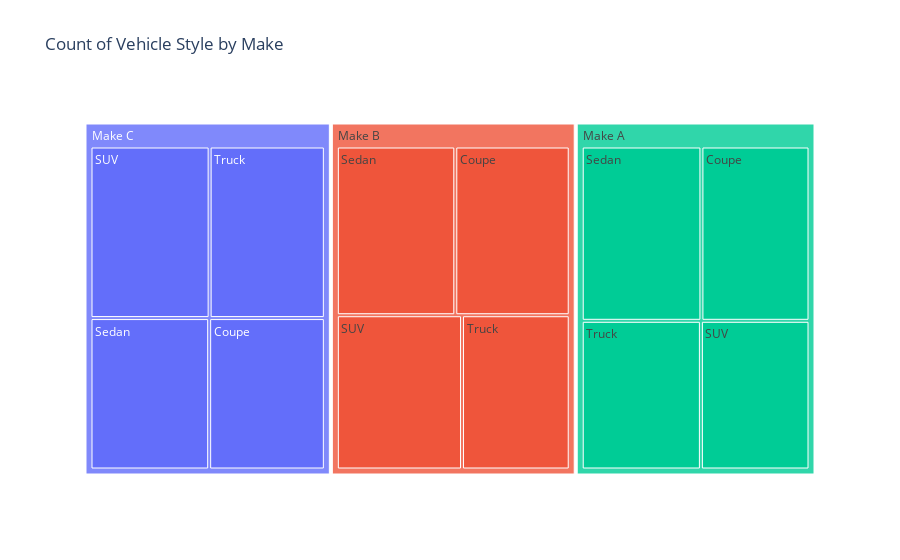

Notebook cell for this chart:
### Code cell
import pandas as pd
import matplotlib.pyplot as plt
import seaborn as sns
import plotly.express as px
import numpy as np

# Sample DataFrame for demonstration purposes
np.random.seed(0)
df = pd.DataFrame({
    'Vehicle Size': np.random.choice(['Small', 'Medium', 'Large'], 1000),
    'Engine HP': np.random.normal(150, 50, 1000).astype(int),
    'Engine Cylinders': np.random.choice([4, 6, 8], 1000),
    'MSRP': np.random.normal(30000, 10000, 1000).astype(int),
    'Popularity': np.random.randint(1, 100, 1000),
    'Driven Wheels': np.random.choice(['FWD', 'RWD', 'AWD'], 1000),
    'Year': np.random.randint(2000, 2024, 1000),
    'Vehicle Style': np.random.choice(['Sedan', 'SUV', 'Truck', 'Coupe'], 1000),
    'Make': np.random.choice(['Make A', 'Make B', 'Make C'], 1000),
})

# 1. Bar Graph: Average MSRP by Vehicle Size
plt.figure(figsize=(10, 6))
sns.barplot(x='Vehicle Size', y='MSRP', data=df.groupby('Vehicle Size').agg({'MSRP': 'mean'}).reset_index())
plt.title('Average MSRP by Vehicle Size')
plt.ylabel('Average MSRP')
plt.xlabel('Vehicle Size')
plt.show()

# 2. Histogram: Distribution of Engine HP
plt.figure(figsize=(10, 6))
plt.hist(df['Engine HP'], bins=30, edgecolor='black')
plt.title('Distribution of Engine HP')
plt.xlabel('Engine HP')
plt.ylabel('Frequency')
plt.show()

# 3. Pie Chart: Distribution of Vehicle Sizes
plt.figure(figsize=(8, 8))
size_distribution = df['Vehicle Size'].value_counts()
plt.pie(size_distribution, labels=size_distribution.index, autopct='%1.1f%%', startangle=140)
plt.title('Distribution of Vehicle Sizes')
plt.show()

# 4. Line Graph: Highway MPG over the Year for a specific Driven Wheels
# Assuming 'Highway MPG' column is in the DataFrame
df['Highway MPG'] = np.random.uniform(20, 40, 1000).astype(int)  # Example data
plt.figure(figsize=(12, 6))
for wheel_type in df['Driven Wheels'].unique():
    subset = df[df['Driven Wheels'] == wheel_type]
    yearly_avg = subset.groupby('Year')['Highway MPG'].mean()
    plt.plot(yearly_avg.index, yearly_avg.values, label=wheel_type)
plt.title('Highway MPG over the Year by Driven Wheels')
plt.xlabel('Year')
plt.ylabel('Average Highway MPG')
plt.legend(title='Driven Wheels')
plt.show()

# 5. Scatter Plot: Engine Cylinders vs. Popularity
plt.figure(figsize=(10, 6))
sns.scatterplot(x='Engine Cylinders', y='Popularity', data=df)
plt.title('Engine Cylinders vs. Popularity')
plt.xlabel('Engine Cylinders')
plt.ylabel('Popularity')
plt.show()

# 6. Bubble Chart: Engine HP vs. MSRP with bubble size based on Popularity
plt.figure(figsize=(12, 8))
plt.scatter(df['Engine HP'], df['MSRP'], s=df['Popularity'], alpha=0.5)
plt.title('Engine HP vs. MSRP with Bubble Size based on Popularity')
plt.xlabel('Engine HP')
plt.ylabel('MSRP')
plt.show()

# 7. Violin Plot: Distribution of MSRP by Vehicle Size
plt.figure(figsize=(10, 6))
sns.violinplot(x='Vehicle Size', y='MSRP', data=df)
plt.title('Distribution of MSRP by Vehicle Size')
plt.xlabel('Vehicle Size')
plt.ylabel('MSRP')
plt.show()

# 8. Box Plot: Distribution of Engine HP by Vehicle Size
plt.figure(figsize=(10, 6))
sns.boxplot(x='Vehicle Size', y='Engine HP', data=df)
plt.title('Distribution of Engine HP by Vehicle Size')
plt.xlabel('Vehicle Size')
plt.ylabel('Engine HP')
plt.show()

# 9. Area Chart: Cumulative count of vehicles over the years
df['Count'] = 1
df_cumulative = df.groupby('Year').sum().cumsum()
plt.figure(figsize=(12, 6))
plt.fill_between(df_cumulative.index, df_cumulative['Count'], alpha=0.5)
plt.title('Cumulative Count of Vehicles Over the Years')
plt.xlabel('Year')
plt.ylabel('Cumulative Count')
plt.show()

# 10. Tree Map: Count of Vehicle Style by Make
fig = px.treemap(df, path=['Make', 'Vehicle Style'], values='Count', title='Count of Vehicle Style by Make')
fig.show()

### Figure 1 — Plotly figure (JSON) as saved in the notebook; plotly's stock layout.template omitted (floating-point values rounded to 4 significant figures)
{"data": [{"branchvalues": "total", "domain": {"x": [0, 1], "y": [0, 1]}, "hovertemplate": "labels=%{label}<br>Count=%{value}<br>parent=%{parent}<br>id=%{id}<extra></extra>", "ids": ["Make A/Coupe", "Make B/Coupe", "Make C/Coupe", "Make A/SUV", "Make B/SUV", "Make C/SUV", "Make A/Sedan", "Make B/Sedan", "Make C/Sedan", "Make A/Truck", "Make B/Truck", "Make C/Truck", "Make A", "Make B", "Make C"], "labels": ["Coupe", "Coupe", "Coupe", "SUV", "SUV", "SUV", "Sedan", "Sedan", "Sedan", "Truck", "Truck", "Truck", "Make A", "Make B", "Make C"], "name": "", "parents": ["Make A", "Make B", "Make C", "Make A", "Make B", "Make C", "Make A", "Make B", "Make C", "Make A", "Make B", "Make C", "", "", ""], "type": "treemap", "values": [84, 86, 78, 72, 86, 91, 93, 89, 80, 79, 74, 88, 328, 335, 337]}], "layout": {"legend": {"tracegroupgap": 0}, "title": {"text": "Count of Vehicle Style by Make"}}}
